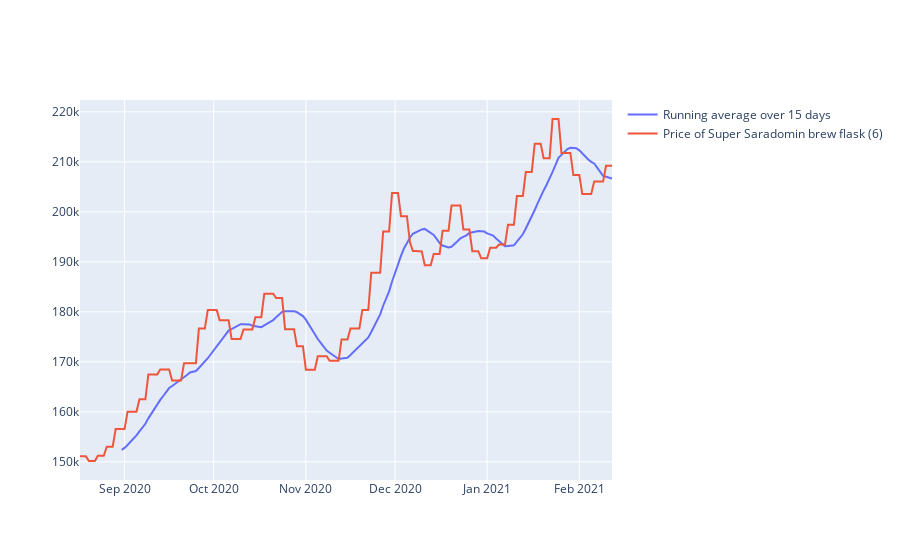

Notebook code for this chart:
### Code cell
import plotly.graph_objects as go

fig = go.Figure()

dfxp = pd.read_csv('dxp_weeks.csv')
for col in dfxp:
    dfxp[col] = dfxp[col].apply(lambda x: datetime.strptime(x, '%d %B %Y (%H:%M)').strftime('%Y-%m-%d'))

print(dfxp)
# subset_starting = {i:'red' for i in dfxp.Starting_Date.tolist()}
# subset_ending = {i:'red' for i in dfxp.Ending_Date.tolist()}
# print(subset_starting)
# subsets = subset_starting

prices = price_frame.reset_index().rename(columns={'index':'date'})

# prices['Colour'] = prices['date'].apply(lambda x: 'red' if x in subsets.keys() else 'blue')

window = 15

prices['average'] = prices.price.rolling(window).mean()


# fig.add_trace(go.Scatter(x=prices.date, y=prices.Colour,
#                     mode='markers',
#                     name='markers'))

fig.add_trace(go.Scatter(x=prices.date, y=prices.average,
                    mode='lines',
                    name='Running average over {} days'.format(window)))
fig.add_trace(go.Scatter(x=prices.date, y=prices.price,
                    mode='lines',
                    name='Price of {}'.format(item)))


for index,row in dfxp.iterrows():
    if row[0] in list(prices.date):
        fig.add_vrect(
            x0="{}".format(row[0]), x1="{}".format(row[1]),
            fillcolor="LightSalmon",
            layer="below"
        )

prices.set_index('date',inplace=True)
prices = prices.astype(object)

fig.show()

# display(prices)
# display(dfxp)



# fig = px.scatter(prices,title=item, template="simple_white",color='Colour')
# px.scatter(prices[['average','Colour']],title=item, template="simple_white",color='Colour')
# display(prices)

### Figure 1 — Plotly figure (JSON) as saved in the notebook; plotly's stock layout.template omitted (floating-point values rounded to 4 significant figures; data arrays with more than 128 entries replaced by an {"elided": "..."} marker saying what was removed)
{"data": [{"mode": "lines", "name": "Running average over 15 days", "type": "scatter", "x": {"elided": "180 str values"}, "y": {"elided": "180 float values"}}, {"mode": "lines", "name": "Price of Super Saradomin brew flask (6)", "type": "scatter", "x": {"elided": "180 str values"}, "y": {"elided": "180 int values"}}], "layout": {}}
